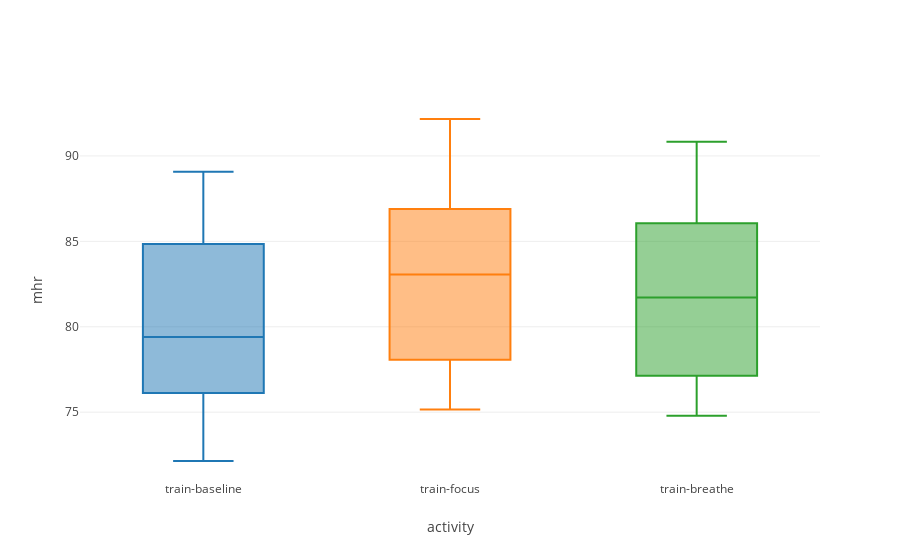
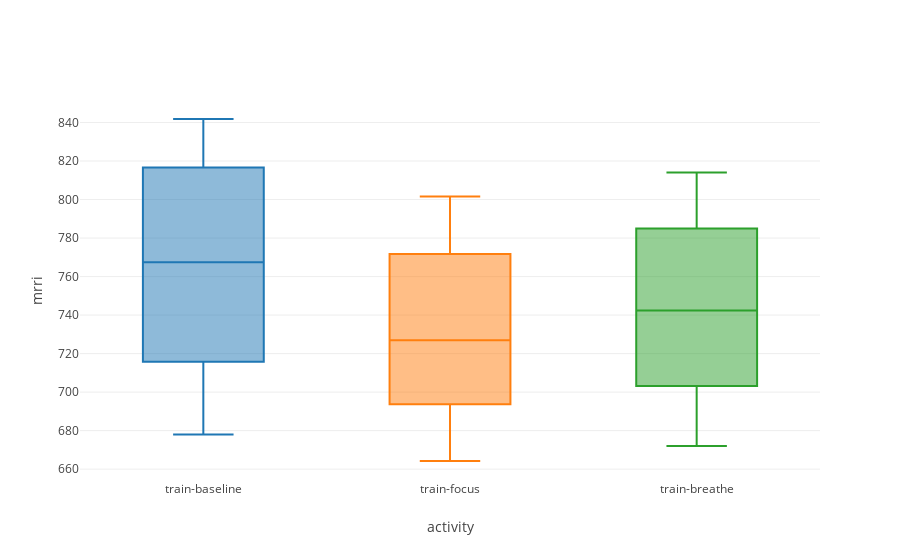
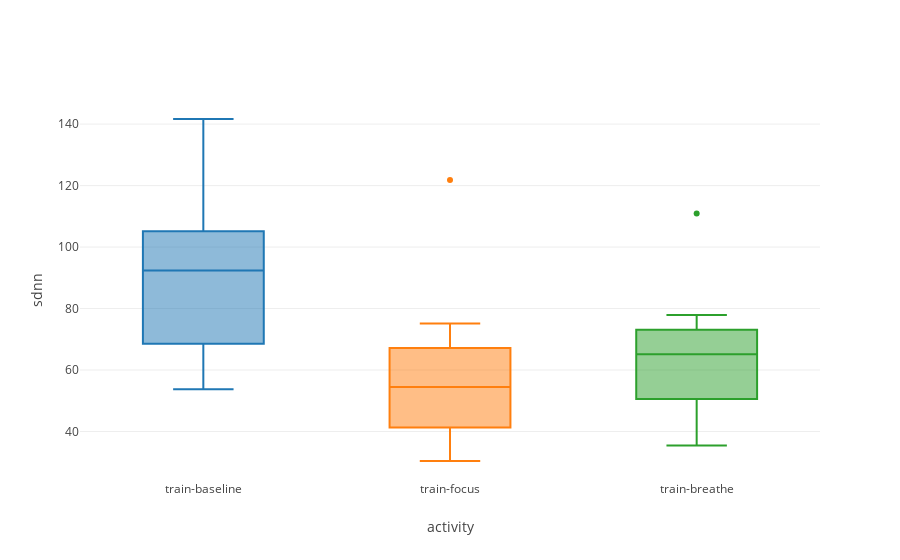
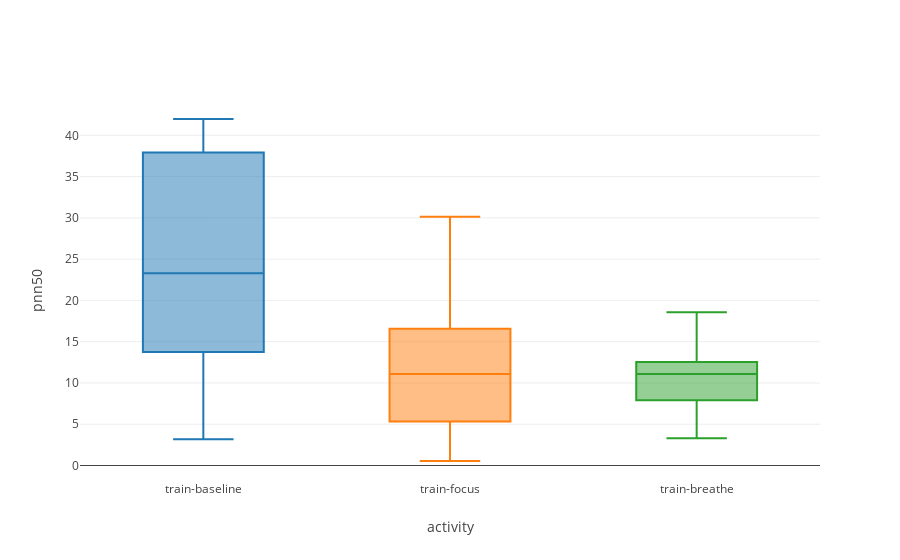

Notebook source saved alongside these figures, in order:
### Markdown cell above
---


# VISUALIZATION

---

### Code cell
#d21 = df_export[df_export.start > '2018-06-21']
for feat in cl.features_all:
    dv.boxplot_compare(df, feat, groupby='activity', min_examples=2)

### Figure 1 — Plotly figure (JSON) as saved in the notebook; plotly's stock layout.template omitted (floating-point values rounded to 4 significant figures)
{"data": [{"name": "train-baseline", "showlegend": false, "type": "box", "y": [72.14, 80.24, 76.12, 78.56, 72.95, 89.07, 84.85, 81.44, 88.51, 76.89]}, {"name": "train-focus", "showlegend": false, "type": "box", "y": [76.45, 77.72, 84.73, 80.17, 75.17, 81.4, 78.42, 87.21, 86.44, 92.16, 90.52, 86.56]}, {"name": "train-breathe", "showlegend": false, "type": "box", "y": [76.33, 76.59, 84.47, 77.69, 74.79, 82.19, 81.24, 86.0, 87.44, 80.74, 90.83, 86.13]}], "layout": {"xaxis": {"title": "activity"}, "yaxis": {"title": "mhr"}}}

### Figure 2 — Plotly figure (JSON) as saved in the notebook; plotly's stock layout.template omitted (floating-point values rounded to 4 significant figures)
{"data": [{"name": "train-baseline", "showlegend": false, "type": "box", "y": [841.8, 763.2, 816.7, 771.7, 838, 678.0, 712.2, 748.2, 715.8, 790.3]}, {"name": "train-focus", "showlegend": false, "type": "box", "y": [789.7, 776.1, 711.1, 758.9, 801.6, 742.8, 767.3, 690.2, 697.2, 681.7, 664.2, 703.8]}, {"name": "train-breathe", "showlegend": false, "type": "box", "y": [792.1, 788.0, 713.0, 781.8, 814.0, 737.6, 749.7, 700.5, 687.9, 747.1, 672.0, 706.0]}], "layout": {"xaxis": {"title": "activity"}, "yaxis": {"title": "mrri"}}}

### Figure 3 — Plotly figure (JSON) as saved in the notebook; plotly's stock layout.template omitted (floating-point values rounded to 4 significant figures)
{"data": [{"name": "train-baseline", "showlegend": false, "type": "box", "y": [98.31, 92.25, 132.6, 61.0, 105.1, 53.73, 68.58, 86.75, 141.7, 92.5]}, {"name": "train-focus", "showlegend": false, "type": "box", "y": [62.68, 57.98, 41.0, 71.73, 52.7, 52.95, 41.64, 38.46, 56.04, 121.9, 30.4, 75.16]}, {"name": "train-breathe", "showlegend": false, "type": "box", "y": [65.08, 61.59, 44.01, 73.44, 110.9, 65.18, 77.86, 45.41, 35.45, 55.71, 69.62, 72.71]}], "layout": {"xaxis": {"title": "activity"}, "yaxis": {"title": "sdnn"}}}

### Figure 4 — Plotly figure (JSON) as saved in the notebook; plotly's stock layout.template omitted (floating-point values rounded to 4 significant figures)
{"data": [{"name": "train-baseline", "showlegend": false, "type": "box", "y": [37.91, 19.21, 41.98, 9.783, 32.85, 3.191, 13.76, 19.89, 41.51, 26.71]}, {"name": "train-focus", "showlegend": false, "type": "box", "y": [16.46, 16.67, 8.421, 15.17, 30.12, 3.297, 9.945, 1.896, 7.368, 29.28, 0.5464, 12.23]}, {"name": "train-breathe", "showlegend": false, "type": "box", "y": [16.77, 12.8, 4.762, 12.07, 18.56, 9.845, 11.11, 5.97, 3.315, 10.05, 11.06, 12.3]}], "layout": {"xaxis": {"title": "activity"}, "yaxis": {"title": "pnn50"}}}
